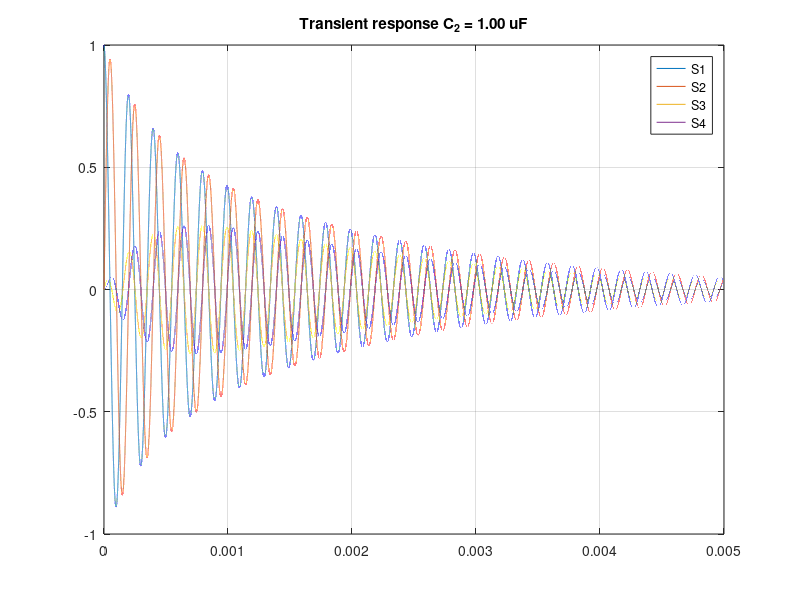

Recreate this plot in MATLAB. (Note: this script raises an error after producing the figure.)
addpath('../fn');


%%
% Variant 1.
par_name = 'k';
k_arr = 0.0:0.1:10;
k_size = size(k_arr, 2);
a_size = 4;
a_arr = zeros(a_size, a_size, k_size);
for k = 1:k_size
    a = [
          -1  100     k_arr(k)  0;
        -100   -1     0         0;
           0    0    -2       100;
           0    0  -100        -2;
    ];
    a_arr(:,:,k) = a;
end


%%
% Variant 2.
par_name = 'k';
k_arr = 80:0.1:120;
k_size = size(k_arr, 2);
a_size = 4;
a_arr = zeros(a_size, a_size, k_size);
for k = 1:k_size
    a = [
          -1  100         10         0;
        -100   -1          0         0;
           0    0         -2  k_arr(k);
           0    0  -k_arr(k)        -2;
    ];
    a_arr(:,:,k) = a;
end


%%
% Variant 3 (LC).
R0 = 3;
R1 = 2;
R2 = 1;
L1 = 2 * 1e-3;
C1 = 0.5 * 1e-6;
L2 = 1e-3;
C2 = 1e-6;
par_name = 'C_2 uF';
k_arr = (0.5:0.001:1.5);
k_size = size(k_arr, 2);
a_size = 4;
a_arr = zeros(a_size, a_size, k_size);
for k = 1:k_size
    C2 = k_arr(k) * 1e-6;
    a_arr(:,:,k) = [
           -(R0 + R1)/L1, -1/sqrt(L1 * C1), R0/sqrt(L1 * L2),                0;
         1/sqrt(L1 * C1),                0,                0,                0;
        R0/sqrt(L1 * L2),                0,    -(R0 + R2)/L2, -1/sqrt(L2 * C2);
                       0,                0,  1/sqrt(L2 * C2),                0;
    ];
end

k = 500;
a = a_arr(:,:,k);
b = eye(a_size);
c = eye(a_size);
sys = ss(a, b, c, []);
t = 0:1e-8:0.005;
t_size = size(t, 2);
u = zeros(a_size, t_size);
x0 = ones(a_size, 1);
x0(1) = 1;
x0(2) = 0;
x0(3) = 0;
x0(4) = 0;
y = lsim(sys, u, t, x0);
figure;
plot(t, y);
legend('S1', 'S2', 'S3', 'S4');
grid on;
title(sprintf('Transient response C_2 = %0.2f uF', k_arr(k)));


%%
% Calculating eigenvectors
fprintf('Sorting eigenvalues...\n');
[u_arr, e_arr, v_arr] = fn_eigenshuffle(a_arr);
fprintf('Done.\n');


% Charts
l_arr = 1:a_size;
fn_plot('Real part of eigenvalues', k_arr, real(e_arr), l_arr, 'M%d', 0);
xlabel(par_name);
fn_plot('Imaginary part of eigenvalues', k_arr, imag(e_arr), l_arr, 'M%d', 0);
xlabel(par_name);


% Energy calculation
[s_arr] = fn_elyap_s_arr(a_arr);
[m_arr] = fn_elyap_m_arr(u_arr, e_arr, v_arr);
[mc_arr] = fn_elyap_mc_arr(u_arr, e_arr, v_arr);
[mislpf_eki_arr, mislpf_ek_arr] = fn_mislpf_arr(u_arr, e_arr, v_arr);
[lmie_arr] = fn_lmie_arr(u_arr, e_arr, v_arr);

l_arr = 1:a_size;
fn_plot('States energy', k_arr, mislpf_ek_arr, l_arr, 'S%d', 0);
xlabel(par_name);
fn_plot('States energy', k_arr, s_arr, l_arr, 'S%d', 0);
xlabel(par_name);

l_arr = 1:a_size;
fn_plot('Mode energy', k_arr, m_arr, l_arr, 'M%d', 0);
fn_plot('Modal contribution', k_arr, mc_arr, l_arr, 'M%d', 0);


% Mode in state.
l_arr = zeros(2, a_size);
k = 1;
for s = 4:4
    for m = 1:a_size
        l_arr(1, k) = s;
        l_arr(2, k) = m;
        k = k + 1;
    end
end
fn_plot('MISLPF', k_arr, mislpf_eki_arr, l_arr, 'S%d/M%d', 0);

l_arr = zeros(2, (a_size + 1) * a_size / 2);
k = 1;
for i = 1:a_size
    for j = i:a_size
        l_arr(1, k) = i;
        l_arr(2, k) = j;
        k = k + 1;
    end
end
fn_plot('LMIE', k_arr, lmie_arr, l_arr, 'M%d/M%d', 0);
xlabel(par_name);


% Mode in state.
[l2_es_arr, l2_eijk_norm_arr] = fn_l2_arr(u_arr, e_arr, v_arr, eye(a_size));
[l2_eik_norm_arr] = fn_l2_mc_arr(u_arr, e_arr, v_arr, eye(a_size));

l_arr = zeros(2, a_size);
k = 1;
for s = 1:1
    for m = 1:4
        l_arr(1, k) = m;
        l_arr(2, k) = s;
        k = k + 1;
    end
end
fn_plot('L2 MC', k_arr, l2_eik_norm_arr, l_arr, 'M%d/S%d', 0);

% Mode in state.
l_arr = [
    1 1 2;
    1 2 2;
];
fn_plot('L2 MC and MI for state 1', k_arr, reshape(l2_eijk_norm_arr(:,:,1,:), [a_size, a_size, k_size]), l_arr, 'M%d/M%d', 0);
fn_plot('L2 MC and MI for state 3', k_arr, reshape(l2_eijk_norm_arr(:,:,3,:), [a_size, a_size, k_size]), l_arr, 'M%d/M%d', 0);


% Special initial conditions. 
x = zeros(a_size, 1);
x(1) = 1;
l2_es_arr_1 = zeros(a_size, k_size);
l2_eijk_norm_arr_1 = zeros(a_size, a_size, a_size, k_size);
for k = 1:k_size
    [l2_es_arr_1(:,k), l2_eijk_norm_arr_1(:,:,:,k)] = fn_l2_test(u_arr(:,:,k), e_arr(:,k), v_arr(:,:,k), eye(a_size), x);
end
% Mode in state.
l_arr = [
    1 1 2;
    1 2 2;
];
fn_plot('L2 MC and MI for state 1', k_arr, reshape(l2_eijk_norm_arr_1(:,:,1,:), [a_size, a_size, k_size]), l_arr, 'M%d/M%d', 0);

% Special initial conditions. 
x = zeros(a_size, 1);
x(3) = 1;
l2_es_arr_2 = zeros(a_size, k_size);
l2_eijk_norm_arr_2 = zeros(a_size, a_size, a_size, k_size);
for k = 1:k_size
    [l2_es_arr_2(:,k), l2_eijk_norm_arr_2(:,:,:,k)] = fn_l2_test(u_arr(:,:,k), e_arr(:,k), v_arr(:,:,k), eye(a_size), x);
end
% Mode in state.
l_arr = [
    1 1 2;
    1 2 2;
];
fn_plot('L2 MC and MI for state 3', k_arr, reshape(l2_eijk_norm_arr_2(:,:,3,:), [a_size, a_size, k_size]), l_arr, 'M%d/M%d', 0);

